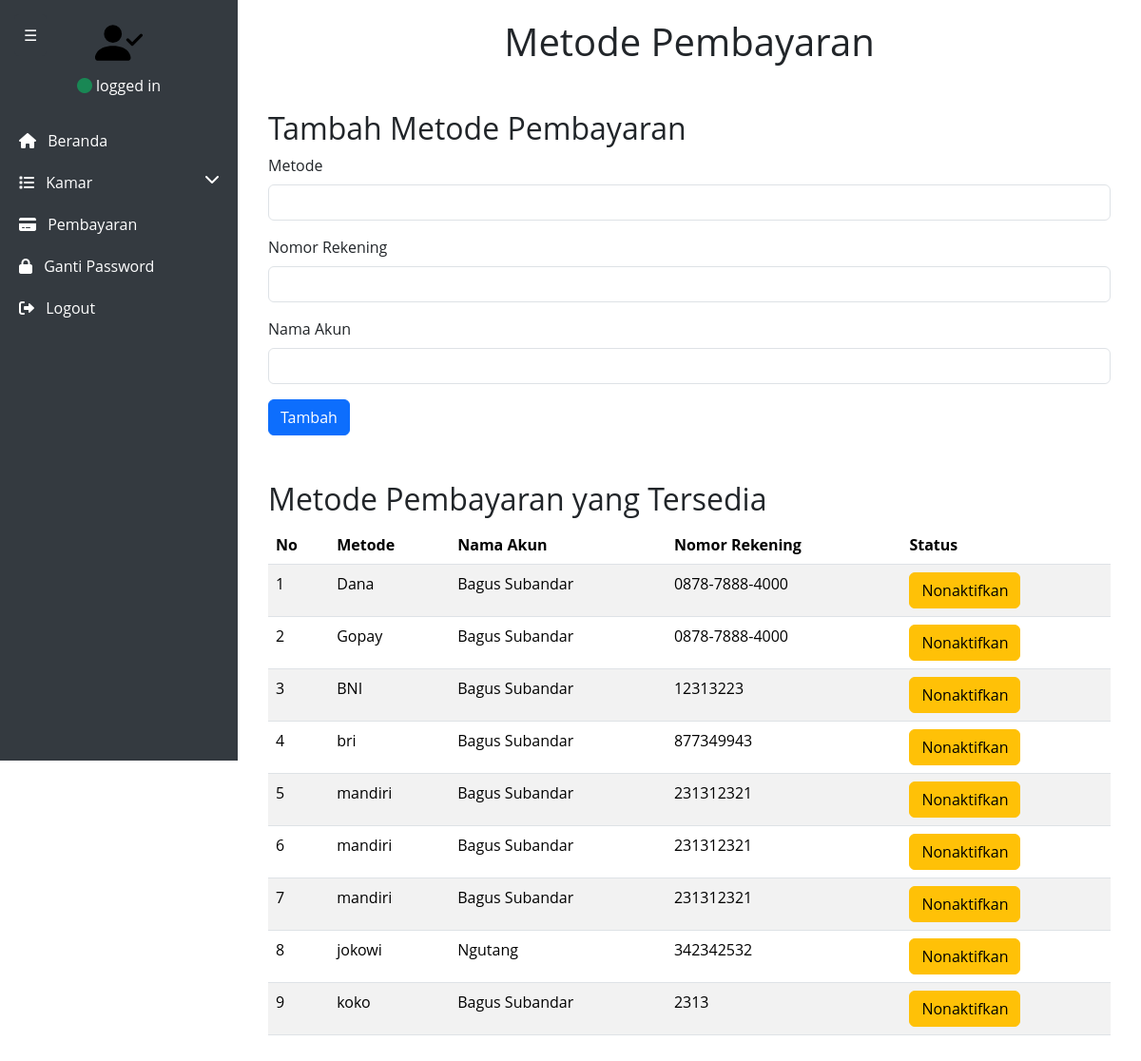
Page /dashboard/payments.php on the committed database.
### tables this page shows
CREATE TABLE `pay_methods` (
  `id_pay_method` int NOT NULL,
  `method` varchar(50) DEFAULT NULL,
  `payment_number` varchar(50) DEFAULT NULL,
  `account_name` varchar(50) DEFAULT NULL,
  `active` tinyint(1) DEFAULT '1'
);

### dashboard/payments.php (the view, shortened to what this page needs)
<?php
require '../db/connection.php';
$stmt = $pdo->query("SELECT * FROM pay_methods");
$methods = $stmt->fetchAll(PDO::FETCH_ASSOC);
?>
<!doctype html>
<html lang="en">
<head>
<link href="https://cdn.jsdelivr.net/npm/bootstrap@5.3.2/dist/css/bootstrap.min.css" rel="stylesheet" />
<link href="https://cdnjs.cloudflare.com/ajax/libs/font-awesome/6.0.0-beta3/css/all.min.css" rel="stylesheet">
<link rel="stylesheet" href="../css/admin.css">
</head>
<body>
<div class="sidebar" id="sidebar">
    <div class="user-panel text-center mb-4">
        <img src="../img/person.svg" alt="admin" width="20%">
        <p class="mt-2"><i class="fa fa-circle text-success"></i> logged in</p>
    </div>
    <ul class="list-unstyled">
        <li><a href="index.php"><i class="fa fa-home me-2"></i> Beranda</a></li>
        <li>
            <a href="#" data-bs-toggle="collapse" data-bs-target="#dropdownMenu" aria-expanded="false" aria-controls="dropdownMenu">
                <i class="fa fa-list me-2"></i> Kamar <i class="fas fa-chevron-down float-end"></i>
            </a>
        </li>
        <li><a href="payments.php"><i class="fa fa-credit-card me-2"></i> Pembayaran</a></li>
        <li><a href="updatePw.php"><i class="fa fa-lock me-2"></i> Ganti Password</a></li>
        <li><a href="#" onclick="confirmLogout();"><i class="fa fa-sign-out-alt me-2"></i> Logout</a></li>
    </ul>
</div>
<button class="toggle-btn" id="toggle-btn">☰</button>
<div class="content" id="content">
    <header>
        <h1 class="text-center mb-5">Metode Pembayaran</h1>
    </header>
    <div class="container">
        <h2>Tambah Metode Pembayaran</h2>
        <form method="post" id="add-method-form">
            <div class="mb-3">
                <label for="method" class="form-label">Metode</label>
                <input type="text" name="method" id="method" class="form-control" required />
            </div>
            <div class="mb-3">
                <label for="payment_number" class="form-label">Nomor Rekening</label>
                <input type="number" name="payment_number" id="payment_number" class="form-control" required />
            </div>
            <div class="mb-3">
                <label for="account_name" class="form-label">Nama Akun</label>
                <input type="text" name="account_name" id="account_name" class="form-control" required />
            </div>
            <button type="submit" class="btn btn-primary">Tambah</button>
        </form>
        <h2 class="mt-5">Metode Pembayaran yang Tersedia</h2>
        <table class="table table-striped">
            <thead>
                <tr>
                    <th>No</th>
                    <th>Metode</th>
                    <th>Nama Akun</th>
                    <th>Nomor Rekening</th>
                    <th>Status</th>
                </tr>
            </thead>
            <tbody>
                <?php
                $no = 1;
                foreach ($methods as $method) : ?>
                <tr>
                    <td><?= $no++; ?></td>
                    <td><?= htmlspecialchars($method['method']) ?></td>
                    <td><?= htmlspecialchars($method['account_name']) ?></td>
                    <td><?= htmlspecialchars($method['payment_number']) ?></td>
                    <td>
                    <a href="?toggle_id=<?= $method['id_pay_method'] ?>&active=<?= $method['active'] ?>" class="btn btn-warning">
                        <?= $method['active'] == 1 ? 'Nonaktifkan' : 'Aktifkan'; ?>
                    </a>
                    </td>
                </tr>
                <?php endforeach; ?>
            </tbody>
        </table>
    </div>
</div>
</body>
</html>

### css/admin.css (style rules this page uses)
body { display: flex; min-height: 100vh; margin: 0; font-family: "Open Sans", -apple-system, BlinkMacSystemFont, "Segoe UI", Roboto, Oxygen-Sans, Ubuntu, Cantarell, "Helvetica Neue", Helvetica, Arial, sans-serif; overflow-x: hidden; }
.sidebar { width: 250px; background-color: #343a40; color: white; height: auto; min-height: 100vh; position: fixed; top: 0; left: 0; transform: translateX(0); transition: transform 0.3s ease-in-out; z-index: 999; padding-top: 20px; }
.sidebar a { color: white; text-decoration: none; padding: 10px 20px; display: block; }
.content { margin-left: 250px; padding: 20px; flex: 1; transition: margin-left 0.3s ease-in-out; }

### dashboard/payments.php (style rules this page uses)
.toggle-btn { position: fixed; top: 15px; left: 15px; background-color: #343a40; color: white; border: none; border-radius: 5px; padding: 10px; cursor: pointer; z-index: 1000; transition: left 0.3s ease-in-out; }

### rows in the picture
pay_methods: method "Dana", account_name "Bagus Subandar", payment_number "0878-7888-4000", active "Nonaktifkan"
pay_methods: method "Gopay", account_name "Bagus Subandar", payment_number "0878-7888-4000", active "Nonaktifkan"
pay_methods: method "BNI", account_name "Bagus Subandar", payment_number "12313223", active "Nonaktifkan"
pay_methods: method "bri", account_name "Bagus Subandar", payment_number "877349943", active "Nonaktifkan"
pay_methods: method "mandiri", account_name "Bagus Subandar", payment_number "231312321", active "Nonaktifkan"
pay_methods: method "mandiri", account_name "Bagus Subandar", payment_number "231312321", active "Nonaktifkan"
pay_methods: method "mandiri", account_name "Bagus Subandar", payment_number "231312321", active "Nonaktifkan"
pay_methods: method "jokowi", account_name "Ngutang", payment_number "342342532", active "Nonaktifkan"
pay_methods: method "koko", account_name "Bagus Subandar", payment_number "2313", active "Nonaktifkan"
